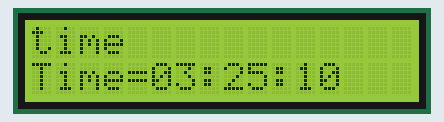
Recording of a sketch running on a simulated Arduino Uno, built with avr-gcc and run on an emulated ATmega328P. Parts: 16×2 character LCD. The local clock reads 2024-03-15 10:24:30 at power-on unless the sketch sets it; what the sketch prints to the serial monitor is not drawn.

Above: at 0.4 s.
At 3.5 s:
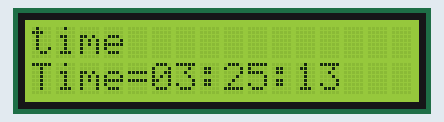
At 7.6 s:
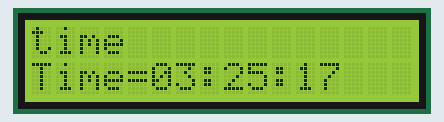
At 16.9 s:
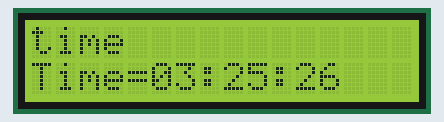
At 25.1 s:
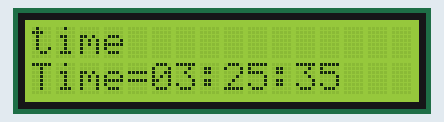
At 33.3 s:
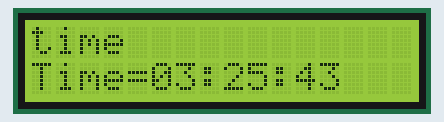

The sketch:

DS3231_RTC.ino
```cpp
#include <LiquidCrystal_I2C.h>
LiquidCrystal_I2C lcd(0x27, 2, 1, 0, 4, 5, 6, 7, 3, POSITIVE);
#include <DS3231.h>
DS3231  rtc(SDA, SCL);
String any;
void setup()
{
  Serial.begin(9600);
  rtc.begin();

  //The following lines can be uncommented to set the date and time
  rtc.setDOW(THURSDAY);     // Set Day-of-Week to SUNDAY
  rtc.setTime(3,25,10);     // Set the time to 12:00:00 (24hr format)
  rtc.setDate(7, 2, 2019);   // Set the date to January 1st, 2014
 lcd.begin(16, 2);
lcd.noBacklight(); // 關閉背光
delay(250);
lcd.backlight();
}

void loop()
{
  // Send Day-of-Week
  Serial.print(rtc.getDOWStr());
  Serial.print(" ");

  // Send date
  Serial.print(rtc.getDateStr());
  Serial.print(" -- ");

  // Send time
  Serial.println(rtc.getTimeStr());

  // Wait one second before repeating :)
 //any=(String(rtc.getDOWStr())+" "+String(rtc.getDateStr())+"--"+String(rtc.getTimeStr()));
 any=(String(rtc.getDateStr())+"-"+String(rtc.getTimeStr()));
 Serial.println(any);
lcd.setCursor(0, 0); // 設定游標位置在第一行行首
lcd.print("time");
lcd.setCursor(0, 1);
lcd.print("Time=");
lcd.setCursor(5, 1); // 設定游標位置在第二行行首
lcd.print(rtc.getTimeStr());
delay (1000);
}
```

Measured:
- what the display in image 0 shows lasts 1.0 s, from 0.4 s to 1.4 s
